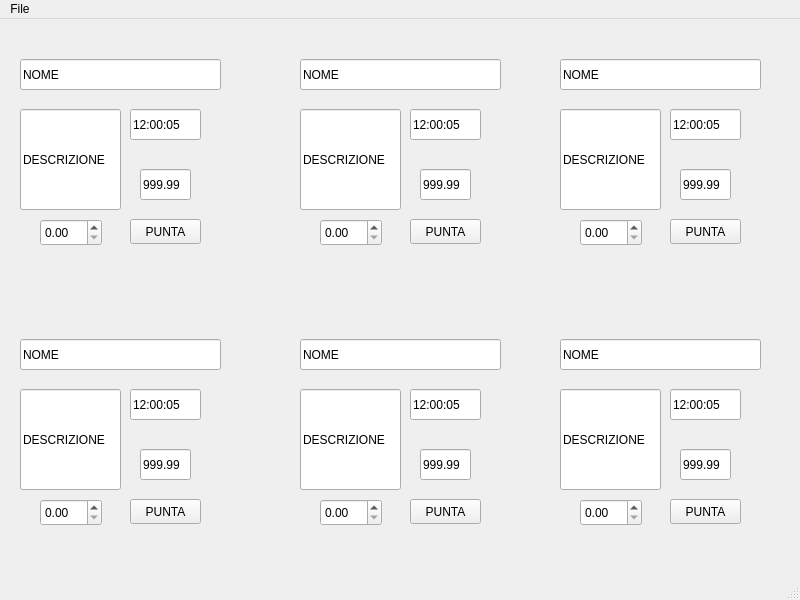
<?xml version="1.0" encoding="UTF-8"?>
<ui version="4.0">
 <class>MainWindow</class>
 <widget class="QMainWindow" name="MainWindow">
  <property name="geometry">
   <rect>
    <x>0</x>
    <y>0</y>
    <width>800</width>
    <height>600</height>
   </rect>
  </property>
  <property name="windowTitle">
   <string>MainWindow</string>
  </property>
  <widget class="QWidget" name="centralwidget">
   <widget class="QLineEdit" name="lineEdit">
    <property name="geometry">
     <rect>
      <x>20</x>
      <y>40</y>
      <width>201</width>
      <height>31</height>
     </rect>
    </property>
    <property name="text">
     <string>NOME</string>
    </property>
   </widget>
   <widget class="QLineEdit" name="lineEdit_2">
    <property name="geometry">
     <rect>
      <x>20</x>
      <y>90</y>
      <width>101</width>
      <height>101</height>
     </rect>
    </property>
    <property name="text">
     <string>DESCRIZIONE</string>
    </property>
   </widget>
   <widget class="QLineEdit" name="lineEdit_3">
    <property name="geometry">
     <rect>
      <x>140</x>
      <y>150</y>
      <width>51</width>
      <height>31</height>
     </rect>
    </property>
    <property name="text">
     <string>999.99</string>
    </property>
   </widget>
   <widget class="QLineEdit" name="lineEdit_4">
    <property name="geometry">
     <rect>
      <x>130</x>
      <y>90</y>
      <width>71</width>
      <height>31</height>
     </rect>
    </property>
    <property name="text">
     <string>12:00:05</string>
    </property>
   </widget>
   <widget class="QPushButton" name="pushButton">
    <property name="geometry">
     <rect>
      <x>130</x>
      <y>200</y>
      <width>71</width>
      <height>25</height>
     </rect>
    </property>
    <property name="text">
     <string>PUNTA</string>
    </property>
   </widget>
   <widget class="QDoubleSpinBox" name="doubleSpinBox">
    <property name="geometry">
     <rect>
      <x>40</x>
      <y>200</y>
      <width>62</width>
      <height>27</height>
     </rect>
    </property>
   </widget>
   <widget class="QLineEdit" name="lineEdit_5">
    <property name="geometry">
     <rect>
      <x>300</x>
      <y>90</y>
      <width>101</width>
      <height>101</height>
     </rect>
    </property>
    <property name="text">
     <string>DESCRIZIONE</string>
    </property>
   </widget>
   <widget class="QLineEdit" name="lineEdit_6">
    <property name="geometry">
     <rect>
      <x>420</x>
      <y>150</y>
      <width>51</width>
      <height>31</height>
     </rect>
    </property>
    <property name="text">
     <string>999.99</string>
    </property>
   </widget>
   <widget class="QLineEdit" name="lineEdit_7">
    <property name="geometry">
     <rect>
      <x>300</x>
      <y>40</y>
      <width>201</width>
      <height>31</height>
     </rect>
    </property>
    <property name="text">
     <string>NOME</string>
    </property>
   </widget>
   <widget class="QLineEdit" name="lineEdit_8">
    <property name="geometry">
     <rect>
      <x>410</x>
      <y>90</y>
      <width>71</width>
      <height>31</height>
     </rect>
    </property>
    <property name="text">
     <string>12:00:05</string>
    </property>
   </widget>
   <widget class="QDoubleSpinBox" name="doubleSpinBox_2">
    <property name="geometry">
     <rect>
      <x>320</x>
      <y>200</y>
      <width>62</width>
      <height>27</height>
     </rect>
    </property>
   </widget>
   <widget class="QPushButton" name="pushButton_2">
    <property name="geometry">
     <rect>
      <x>410</x>
      <y>200</y>
      <width>71</width>
      <height>25</height>
     </rect>
    </property>
    <property name="text">
     <string>PUNTA</string>
    </property>
   </widget>
   <widget class="QLineEdit" name="lineEdit_9">
    <property name="geometry">
     <rect>
      <x>560</x>
      <y>90</y>
      <width>101</width>
      <height>101</height>
     </rect>
    </property>
    <property name="text">
     <string>DESCRIZIONE</string>
    </property>
   </widget>
   <widget class="QLineEdit" name="lineEdit_10">
    <property name="geometry">
     <rect>
      <x>680</x>
      <y>150</y>
      <width>51</width>
      <height>31</height>
     </rect>
    </property>
    <property name="text">
     <string>999.99</string>
    </property>
   </widget>
   <widget class="QLineEdit" name="lineEdit_11">
    <property name="geometry">
     <rect>
      <x>560</x>
      <y>40</y>
      <width>201</width>
      <height>31</height>
     </rect>
    </property>
    <property name="text">
     <string>NOME</string>
    </property>
   </widget>
   <widget class="QLineEdit" name="lineEdit_12">
    <property name="geometry">
     <rect>
      <x>670</x>
      <y>90</y>
      <width>71</width>
      <height>31</height>
     </rect>
    </property>
    <property name="text">
     <string>12:00:05</string>
    </property>
   </widget>
   <widget class="QDoubleSpinBox" name="doubleSpinBox_3">
    <property name="geometry">
     <rect>
      <x>580</x>
      <y>200</y>
      <width>62</width>
      <height>27</height>
     </rect>
    </property>
   </widget>
   <widget class="QPushButton" name="pushButton_3">
    <property name="geometry">
     <rect>
      <x>670</x>
      <y>200</y>
      <width>71</width>
      <height>25</height>
     </rect>
    </property>
    <property name="text">
     <string>PUNTA</string>
    </property>
   </widget>
   <widget class="QLineEdit" name="lineEdit_13">
    <property name="geometry">
     <rect>
      <x>20</x>
      <y>370</y>
      <width>101</width>
      <height>101</height>
     </rect>
    </property>
    <property name="text">
     <string>DESCRIZIONE</string>
    </property>
   </widget>
   <widget class="QLineEdit" name="lineEdit_14">
    <property name="geometry">
     <rect>
      <x>140</x>
      <y>430</y>
      <width>51</width>
      <height>31</height>
     </rect>
    </property>
    <property name="text">
     <string>999.99</string>
    </property>
   </widget>
   <widget class="QLineEdit" name="lineEdit_15">
    <property name="geometry">
     <rect>
      <x>20</x>
      <y>320</y>
      <width>201</width>
      <height>31</height>
     </rect>
    </property>
    <property name="text">
     <string>NOME</string>
    </property>
   </widget>
   <widget class="QLineEdit" name="lineEdit_16">
    <property name="geometry">
     <rect>
      <x>130</x>
      <y>370</y>
      <width>71</width>
      <height>31</height>
     </rect>
    </property>
    <property name="text">
     <string>12:00:05</string>
    </property>
   </widget>
   <widget class="QDoubleSpinBox" name="doubleSpinBox_4">
    <property name="geometry">
     <rect>
      <x>40</x>
      <y>480</y>
      <width>62</width>
      <height>27</height>
     </rect>
    </property>
   </widget>
   <widget class="QPushButton" name="pushButton_4">
    <property name="geometry">
     <rect>
      <x>130</x>
      <y>480</y>
      <width>71</width>
      <height>25</height>
     </rect>
    </property>
    <property name="text">
     <string>PUNTA</string>
    </property>
   </widget>
   <widget class="QLineEdit" name="lineEdit_17">
    <property name="geometry">
     <rect>
      <x>300</x>
      <y>370</y>
      <width>101</width>
      <height>101</height>
     </rect>
    </property>
    <property name="text">
     <string>DESCRIZIONE</string>
    </property>
   </widget>
   <widget class="QLineEdit" name="lineEdit_18">
    <property name="geometry">
     <rect>
      <x>420</x>
      <y>430</y>
      <width>51</width>
      <height>31</height>
     </rect>
    </property>
    <property name="text">
     <string>999.99</string>
    </property>
   </widget>
   <widget class="QLineEdit" name="lineEdit_19">
    <property name="geometry">
     <rect>
      <x>300</x>
      <y>320</y>
      <width>201</width>
      <height>31</height>
     </rect>
    </property>
    <property name="text">
     <string>NOME</string>
    </property>
   </widget>
   <widget class="QLineEdit" name="lineEdit_20">
    <property name="geometry">
     <rect>
      <x>410</x>
      <y>370</y>
      <width>71</width>
      <height>31</height>
     </rect>
    </property>
    <property name="text">
     <string>12:00:05</string>
    </property>
   </widget>
   <widget class="QDoubleSpinBox" name="doubleSpinBox_5">
    <property name="geometry">
     <rect>
      <x>320</x>
      <y>480</y>
      <width>62</width>
      <height>27</height>
     </rect>
    </property>
   </widget>
   <widget class="QPushButton" name="pushButton_5">
    <property name="geometry">
     <rect>
      <x>410</x>
      <y>480</y>
      <width>71</width>
      <height>25</height>
     </rect>
    </property>
    <property name="text">
     <string>PUNTA</string>
    </property>
   </widget>
   <widget class="QLineEdit" name="lineEdit_21">
    <property name="geometry">
     <rect>
      <x>560</x>
      <y>370</y>
      <width>101</width>
      <height>101</height>
     </rect>
    </property>
    <property name="text">
     <string>DESCRIZIONE</string>
    </property>
   </widget>
   <widget class="QLineEdit" name="lineEdit_22">
    <property name="geometry">
     <rect>
      <x>680</x>
      <y>430</y>
      <width>51</width>
      <height>31</height>
     </rect>
    </property>
    <property name="text">
     <string>999.99</string>
    </property>
   </widget>
   <widget class="QLineEdit" name="lineEdit_23">
    <property name="geometry">
     <rect>
      <x>560</x>
      <y>320</y>
      <width>201</width>
      <height>31</height>
     </rect>
    </property>
    <property name="text">
     <string>NOME</string>
    </property>
   </widget>
   <widget class="QLineEdit" name="lineEdit_24">
    <property name="geometry">
     <rect>
      <x>670</x>
      <y>370</y>
      <width>71</width>
      <height>31</height>
     </rect>
    </property>
    <property name="text">
     <string>12:00:05</string>
    </property>
   </widget>
   <widget class="QDoubleSpinBox" name="doubleSpinBox_6">
    <property name="geometry">
     <rect>
      <x>580</x>
      <y>480</y>
      <width>62</width>
      <height>27</height>
     </rect>
    </property>
   </widget>
   <widget class="QPushButton" name="pushButton_6">
    <property name="geometry">
     <rect>
      <x>670</x>
      <y>480</y>
      <width>71</width>
      <height>25</height>
     </rect>
    </property>
    <property name="text">
     <string>PUNTA</string>
    </property>
   </widget>
  </widget>
  <widget class="QMenuBar" name="menubar">
   <property name="geometry">
    <rect>
     <x>0</x>
     <y>0</y>
     <width>800</width>
     <height>25</height>
    </rect>
   </property>
   <widget class="QMenu" name="menuFile">
    <property name="title">
     <string>File</string>
    </property>
   </widget>
   <addaction name="menuFile"/>
  </widget>
  <widget class="QStatusBar" name="statusbar"/>
 </widget>
 <resources/>
 <connections/>
</ui>
